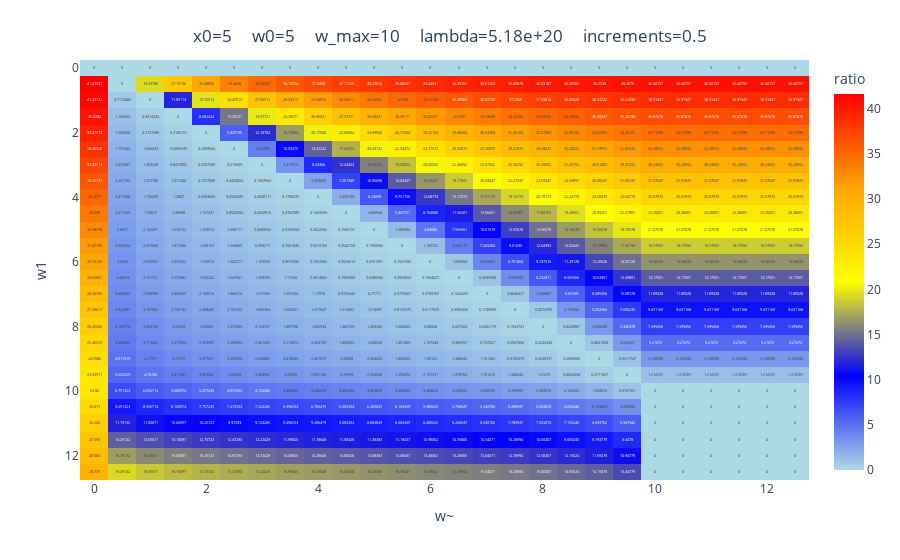

Notebook code cell kept with this figure:
### Code cell
fig = px.imshow(d1['ratio'],
                labels=dict(x='w~', y='w1', color='ratio'),
                x=d1['w~'],
                y=d1['w1'],
                color_continuous_scale=["lightblue","blue","yellow","orange","red"],
                aspect='auto',
                text_auto=True)

fig.update(data=[{'customdata': np.array(d1['xs']),
    'hovertemplate': 'w~: %{x}<br>w1: %{y}<br>ratio: %{z}<br>xs: %{customdata}<extra></extra>'}])

fig.update_layout(
    title={
        'text': f'x0={x0}     w0={w0}     w_max={w_max}     lambda={L:.2e}     increments={(1/N)*w0}', 
        'x': 0.5, 
        'xanchor': 'center', 
        'yanchor': 'top'
        }
)

fig.show()

### Figure 1 — Plotly figure (JSON) as saved in the notebook; plotly's stock layout.template omitted (floating-point values rounded to 4 significant figures; data arrays with more than 128 entries replaced by an {"elided": "..."} marker saying what was removed)
{"data": [{"coloraxis": "coloraxis", "customdata": {"elided": "26x26 str values"}, "hovertemplate": "w~: %{x}<br>w1: %{y}<br>ratio: %{z}<br>xs: %{customdata}<extra></extra>", "name": "0", "texttemplate": "%{z}", "type": "heatmap", "x": [0, 0.5, 1, 1.5, 2, 2.5, 3, 3.5, 4, 4.5, 5, 5.5, 6, 6.5, 7, 7.5, 8, 8.5, 9, 9.5, 10, 10.5, 11, 11.5, 12, 12.5], "xaxis": "x", "y": [0, 0.5, 1, 1.5, 2, 2.5, 3, 3.5, 4, 4.5, 5, 5.5, 6, 6.5, 7, 7.5, 8, 8.5, 9, 9.5, 10, 10.5, 11, 11.5, 12, 12.5], "yaxis": "y", "z": {"elided": "26x26 float values"}}], "layout": {"coloraxis": {"colorbar": {"title": {"text": "ratio"}}, "colorscale": [[0, "lightblue"], [0.25, "blue"], [0.5, "yellow"], [0.75, "orange"], [1, "red"]]}, "margin": {"t": 60}, "title": {"text": "x0=5     w0=5     w_max=10     lambda=5.18e+20     increments=0.5", "x": 0.5, "xanchor": "center", "yanchor": "top"}, "xaxis": {"anchor": "y", "domain": [0, 1], "title": {"text": "w~"}}, "yaxis": {"anchor": "x", "autorange": "reversed", "domain": [0, 1], "title": {"text": "w1"}}}}
